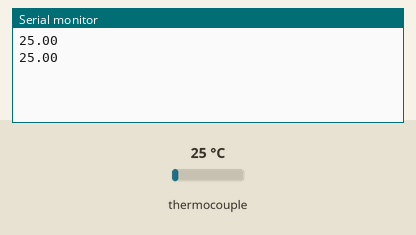
Simulated run of this sketch. Board: Arduino Uno, built with avr-gcc and run on an emulated ATmega328P. Shown: the last lines printed to the serial monitor. The inputs (shaded band) are chosen by the test bench; at power-on: thermocouple 25 °C.

Above: at 1.7 s.
1.8 s: thermocouple set to 6 °C
At 3.1 s:
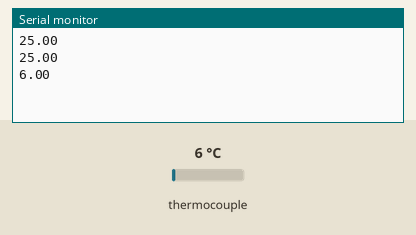
3.3 s: thermocouple set to 75 °C
At 4.3 s:
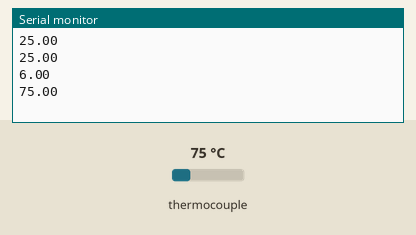
Timing chart, 0 to 6.3 s (numbered marks = the images above; inputs shaded):
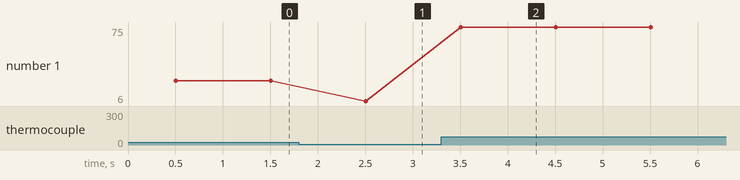

Measured:
- after the input at 1.8 s, the serial monitor: prints a new line after 0.70 s (image 1)
- after the input at 3.3 s, the serial monitor: prints a new line after 0.20 s (image 2)
- plotted number 1: 25 → 6 after the input at 1.8 s, 6 → 75 after the input at 3.3 s

The sketch:

bacaMAX31855.ino
```cpp
#include <SPI.h>
#include "Adafruit_MAX31855.h"
#define DO 8
#define CLK 9
#define CS 10
Adafruit_MAX31855 thermocouple(CLK, CS, DO);
void setup() {
  Serial.begin(9600);
  delay(500);
}
void loop() {
  double c = thermocouple.readCelsius();
  Serial.println(c);
  delay(1000);
}
```
